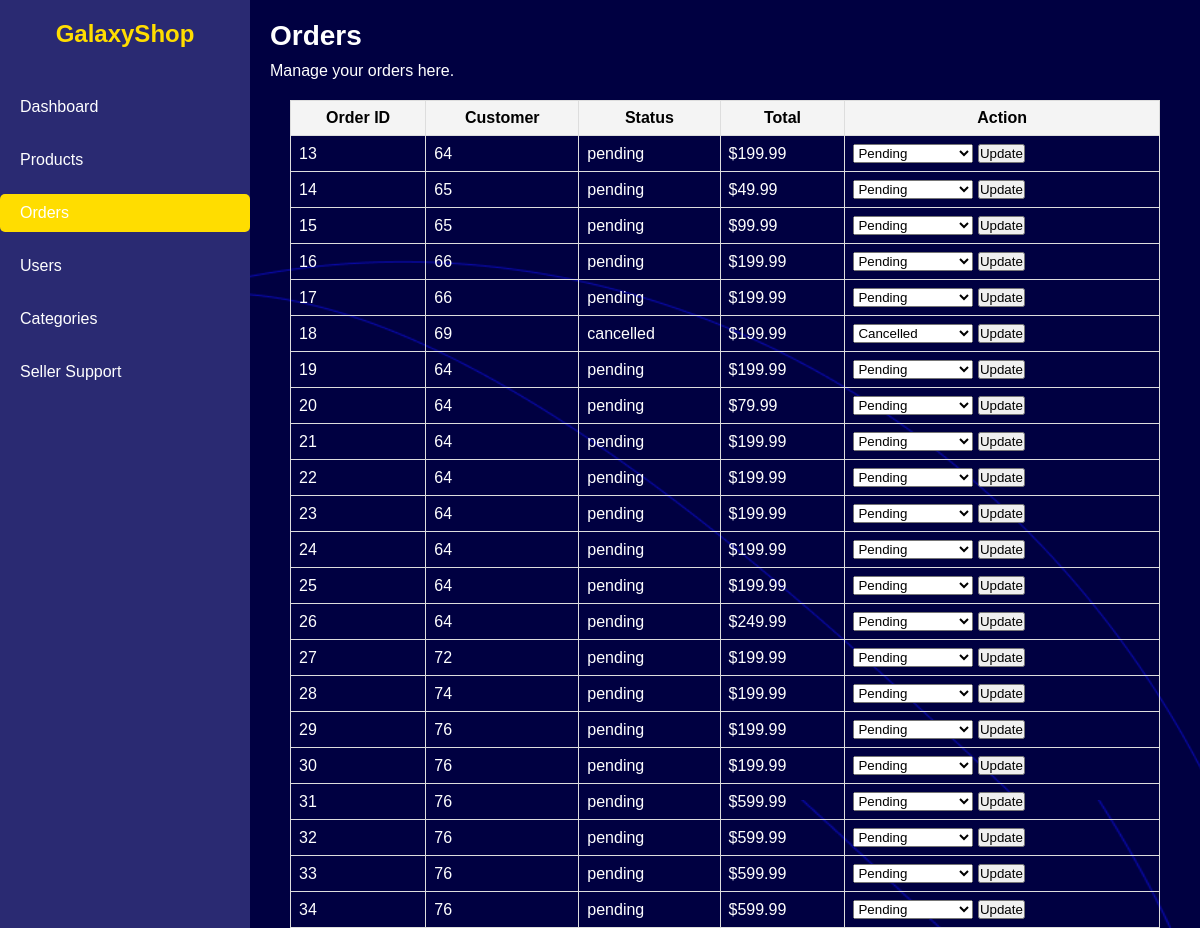
Page /AdminOrders.php on the committed database.
### tables this page shows
CREATE TABLE `orders` (
  `id` int(11) NOT NULL,
  `user_id` int(11) DEFAULT NULL,
  `order_date` timestamp NOT NULL DEFAULT current_timestamp(),
  `total` decimal(10,2) DEFAULT NULL,
  `address` varchar(255) DEFAULT NULL,
  `contact_number` varchar(20) DEFAULT NULL,
  `payment_method` enum('online','cod','online_saved') DEFAULT 'cod',
  `status` enum('pending','processing','shipped','delivered','cancelled') DEFAULT 'pending',
  `product_id` int(11) NOT NULL,
  `product_name` varchar(255) NOT NULL,
  `quantity` int(11) NOT NULL
);

### AdminOrders.php (the view, shortened to what this page needs)
<?php
include 'connectionfile.php';
$sql = "SELECT * FROM orders";
$result = $conn->query($sql);
$orders = [];
while ($row = $result->fetch_assoc()) {
    $orders[] = $row;
}
?>
<!DOCTYPE html>
<html lang="en">
<head>
    <link rel="stylesheet" href="AdminDashboard.css">
</head>
<body>
    <div class="dashboard-container">
        <aside class="sidebar">
            <div class="sidebar-header">
                <h2>GalaxyShop</h2>
            </div>
            <ul class="sidebar-menu">
                <li><a href="AdminDashboard.php">Dashboard</a></li>
                <li><a href="AdminProducts.php">Products</a></li>
                <li><a href="AdminOrders.php"  class="active2">Orders</a></li>
                <li><a href="AdminUsers.php">Users</a></li>
                <li><a href="AdminCategories.php" >Categories</a></li>
                <li><a href="AdminSellerSupport.php" >Seller Support</a></li>
            </ul>
        </aside>
        <main class="main-content">
            <div class="content-header">
                <h1>Orders</h1>
                <p>Manage your orders here.</p>
            </div>
            <div class="orders-table">
                <table>
                    <thead>
                        <tr>
                            <th>Order ID</th>
                            <th>Customer</th>
                            <th>Status</th>
                            <th>Total</th>
                            <th>Action</th>
                        </tr>
                    </thead>
                    <tbody>
                        <?php foreach ($orders as $order): ?>
                            <tr>
                                <td><?php echo htmlspecialchars($order['id']); ?></td>
                                <td><?php echo htmlspecialchars($order['user_id']); ?></td>
                                <td><?php echo htmlspecialchars($order['status']); ?></td>
                                <td>$<?php echo htmlspecialchars($order['total']); ?></td>
                                <td>
                                    <form method="POST" action="AdminOrders.php">
                                        <select name="status" class="status-select">
                                            <option value="pending" <?php echo $order['status'] === 'pending' ? 'selected' : ''; ?>>Pending</option>
                                            <option value="cancelled" <?php echo $order['status'] === 'cancelled' ? 'selected' : ''; ?>>Cancelled</option>
                                        </select>
                                        <button type="submit" name="update_status">Update</button>
                                    </form>
                                </td>
                            </tr>
                        <?php endforeach; ?>
                    </tbody>
                </table>
            </div>
        </main>
    </div>
</body>
</html>

### AdminDashboard.css (style rules this page uses)
* { margin: 0; padding: 0; box-sizing: border-box; font-family: Arial, sans-serif; }
body { background: url('FaqBg.png') no-repeat center center fixed; background-size: cover; height: 100vh; color: #ffffff; display: flex; }
.dashboard-container { display: flex; width: 100%; height: 100%; }
.sidebar { width: 250px; background-color: #2a2a72; color: #ffffff; padding-top: 20px; position: fixed; height: 100%; overflow-y: auto; }
.sidebar-header { text-align: center; margin-bottom: 40px; }
.sidebar-header h2 { font-size: 24px; color: #ffdd00; }
.sidebar-menu { list-style: none; padding: 0; }
.sidebar-menu li { margin: 15px 0; }
.sidebar-menu li a { color: #ffffff; text-decoration: none; display: block; padding: 10px 20px; border-radius: 5px; transition: background-color 0.3s ease; }
.active2 { background-color: #ffdd00; color: #000000; }
.main-content { margin-left: 250px; padding: 20px; width: calc(100% - 250px); background-color: #ffffff; min-height: 100vh; background-image: url('FaqBg.png'); background-size: cover; background-position: center; }
.content-header { margin-bottom: 20px; }
.content-header h1 { color: #ffffff; font-size: 28px; margin-bottom: 10px; }
.content-header p { color: #ffffff; }

### AdminOrders.php (style rules this page uses)
.orders-table { margin: 20px; }
.orders-table table { width: 100%; border-collapse: collapse; }
.orders-table th, .orders-table td { border: 1px solid #ddd; padding: 8px; }
.orders-table th { background-color: #f4f4f4; }
.status-select { width: 120px; }
.orders-table th { background-color: #f4f4f4; color: black; }

### rows in the picture
orders: id "13", user "64", status "pending", total "199.99", status "Pending"
orders: id "14", user "65", status "pending", total "49.99", status "Pending"
orders: id "15", user "65", status "pending", total "99.99", status "Pending"
orders: id "16", user "66", status "pending", total "199.99", status "Pending"
orders: id "17", user "66", status "pending", total "199.99", status "Pending"
orders: id "18", user "69", status "cancelled", total "199.99", status "Cancelled"
orders: id "19", user "64", status "pending", total "199.99", status "Pending"
orders: id "20", user "64", status "pending", total "79.99", status "Pending"
orders: id "21", user "64", status "pending", total "199.99", status "Pending"
orders: id "22", user "64", status "pending", total "199.99", status "Pending"
orders: id "23", user "64", status "pending", total "199.99", status "Pending"
orders: id "24", user "64", status "pending", total "199.99", status "Pending"
orders: id "25", user "64", status "pending", total "199.99", status "Pending"
orders: id "26", user "64", status "pending", total "249.99", status "Pending"
orders: id "27", user "72", status "pending", total "199.99", status "Pending"
orders: id "28", user "74", status "pending", total "199.99", status "Pending"
orders: id "29", user "76", status "pending", total "199.99", status "Pending"
orders: id "30", user "76", status "pending", total "199.99", status "Pending"
orders: id "31", user "76", status "pending", total "599.99", status "Pending"
orders: id "32", user "76", status "pending", total "599.99", status "Pending"
orders: id "33", user "76", status "pending", total "599.99", status "Pending"
orders: id "34", user "76", status "pending", total "599.99", status "Pending"
